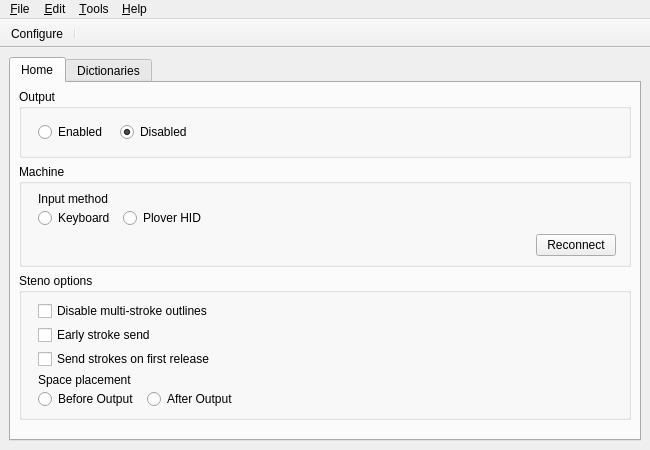
<?xml version="1.0" encoding="UTF-8"?>
<ui version="4.0">
 <class>MainWindow</class>
 <widget class="QMainWindow" name="MainWindow">
  <property name="enabled">
   <bool>true</bool>
  </property>
  <property name="geometry">
   <rect>
    <x>0</x>
    <y>0</y>
    <width>650</width>
    <height>450</height>
   </rect>
  </property>
  <property name="minimumSize">
   <size>
    <width>250</width>
    <height>0</height>
   </size>
  </property>
  <property name="windowTitle">
   <string notr="true">Plover</string>
  </property>
  <property name="windowIcon">
   <iconset resource="resources.qrc">
    <normaloff>:/resources/plover.png</normaloff>:/resources/plover.png</iconset>
  </property>
  <widget class="QWidget" name="centralwidget">
   <property name="sizePolicy">
    <sizepolicy hsizetype="MinimumExpanding" vsizetype="MinimumExpanding">
     <horstretch>0</horstretch>
     <verstretch>0</verstretch>
    </sizepolicy>
   </property>
   <property name="minimumSize">
    <size>
     <width>0</width>
     <height>0</height>
    </size>
   </property>
   <layout class="QGridLayout" name="gridLayout">
    <item row="0" column="0">
     <widget class="QTabWidget" name="mainTabs">
      <widget class="QWidget" name="homeTab">
       <attribute name="title">
        <string>Home</string>
       </attribute>
       <layout class="QVBoxLayout" name="homeLayout">
        <property name="spacing">
         <number>6</number>
        </property>
        <property name="leftMargin">
         <number>8</number>
        </property>
        <property name="topMargin">
         <number>6</number>
        </property>
        <property name="rightMargin">
         <number>8</number>
        </property>
        <property name="bottomMargin">
         <number>6</number>
        </property>
        <item>
         <widget class="QGroupBox" name="outputGroup">
          <property name="title">
           <string>Output</string>
          </property>
          <layout class="QHBoxLayout" name="outputGroupLayout">
           <property name="spacing">
            <number>12</number>
           </property>
           <property name="leftMargin">
            <number>16</number>
           </property>
           <property name="topMargin">
            <number>8</number>
           </property>
           <property name="rightMargin">
            <number>12</number>
           </property>
           <property name="bottomMargin">
            <number>8</number>
           </property>
           <item>
            <widget class="QRadioButton" name="output_enable">
             <property name="sizePolicy">
              <sizepolicy hsizetype="Maximum" vsizetype="Fixed">
               <horstretch>0</horstretch>
               <verstretch>0</verstretch>
              </sizepolicy>
             </property>
             <property name="minimumSize">
              <size>
               <width>0</width>
               <height>30</height>
              </size>
             </property>
             <property name="text">
              <string>Enabled</string>
             </property>
            </widget>
           </item>
           <item>
            <widget class="QRadioButton" name="output_disable">
             <property name="sizePolicy">
              <sizepolicy hsizetype="Maximum" vsizetype="Fixed">
               <horstretch>0</horstretch>
               <verstretch>0</verstretch>
              </sizepolicy>
             </property>
             <property name="minimumSize">
              <size>
               <width>0</width>
               <height>30</height>
              </size>
             </property>
             <property name="text">
              <string>Disabled</string>
             </property>
             <property name="checked">
              <bool>true</bool>
             </property>
            </widget>
           </item>
           <item>
            <spacer name="outputChoicesSpacer">
             <property name="orientation">
              <enum>Qt::Orientation::Horizontal</enum>
             </property>
             <property name="sizeType">
              <enum>QSizePolicy::Policy::Expanding</enum>
             </property>
             <property name="sizeHint" stdset="0">
              <size>
               <width>0</width>
               <height>0</height>
              </size>
             </property>
            </spacer>
           </item>
          </layout>
         </widget>
        </item>
        <item>
         <widget class="QGroupBox" name="machineGroup">
          <property name="title">
           <string>Machine</string>
          </property>
          <layout class="QVBoxLayout" name="machineGroupLayout">
           <property name="spacing">
            <number>6</number>
           </property>
           <property name="leftMargin">
            <number>16</number>
           </property>
           <property name="topMargin">
            <number>8</number>
           </property>
           <property name="rightMargin">
            <number>12</number>
           </property>
           <property name="bottomMargin">
            <number>8</number>
           </property>
           <item>
            <widget class="QWidget" name="inputMethodRow" native="true">
             <layout class="QVBoxLayout" name="inputMethodRowLayout">
              <property name="spacing">
               <number>2</number>
              </property>
              <property name="leftMargin">
               <number>0</number>
              </property>
              <property name="topMargin">
               <number>0</number>
              </property>
              <property name="rightMargin">
               <number>0</number>
              </property>
              <property name="bottomMargin">
               <number>0</number>
              </property>
              <item>
               <widget class="QLabel" name="inputMethodLabel">
                <property name="text">
                 <string>Input method</string>
                </property>
                <property name="buddy">
                 <cstring>input_method_keyboard</cstring>
                </property>
               </widget>
              </item>
              <item>
               <widget class="QWidget" name="inputMethodChoices" native="true">
                <layout class="QHBoxLayout" name="inputMethodChoicesLayout">
                 <property name="spacing">
                  <number>8</number>
                 </property>
                 <property name="leftMargin">
                  <number>0</number>
                 </property>
                 <property name="topMargin">
                  <number>0</number>
                 </property>
                 <property name="rightMargin">
                  <number>0</number>
                 </property>
                 <property name="bottomMargin">
                  <number>0</number>
                 </property>
                 <item>
                  <widget class="QRadioButton" name="input_method_keyboard">
                   <property name="sizePolicy">
                    <sizepolicy hsizetype="Maximum" vsizetype="Fixed">
                     <horstretch>0</horstretch>
                     <verstretch>0</verstretch>
                    </sizepolicy>
                   </property>
                   <property name="text">
                    <string>Keyboard</string>
                   </property>
                  </widget>
                 </item>
                 <item>
                  <widget class="QRadioButton" name="input_method_plover_hid">
                   <property name="sizePolicy">
                    <sizepolicy hsizetype="Maximum" vsizetype="Fixed">
                     <horstretch>0</horstretch>
                     <verstretch>0</verstretch>
                    </sizepolicy>
                   </property>
                   <property name="text">
                    <string>Plover HID</string>
                   </property>
                  </widget>
                 </item>
                 <item>
                  <spacer name="inputMethodChoicesSpacer">
                   <property name="orientation">
                    <enum>Qt::Orientation::Horizontal</enum>
                   </property>
                   <property name="sizeType">
                    <enum>QSizePolicy::Policy::Expanding</enum>
                   </property>
                   <property name="sizeHint" stdset="0">
                    <size>
                     <width>0</width>
                     <height>0</height>
                    </size>
                   </property>
                  </spacer>
                 </item>
                </layout>
               </widget>
              </item>
             </layout>
            </widget>
           </item>
           <item>
            <widget class="QWidget" name="machineStatusRow" native="true">
             <layout class="QHBoxLayout" name="machineStatusRowLayout">
              <property name="spacing">
               <number>8</number>
              </property>
              <property name="leftMargin">
               <number>0</number>
              </property>
              <property name="topMargin">
               <number>0</number>
              </property>
              <property name="rightMargin">
               <number>0</number>
              </property>
              <property name="bottomMargin">
               <number>0</number>
              </property>
              <item>
               <widget class="QLabel" name="machine_state">
                <property name="accessibleName">
                 <string>State</string>
                </property>
                <property name="accessibleDescription">
                 <string>Connection state for the current machine.</string>
                </property>
                <property name="text">
                 <string/>
                </property>
               </widget>
              </item>
              <item>
               <widget class="QPushButton" name="reconnect_button">
                <property name="sizePolicy">
                 <sizepolicy hsizetype="Maximum" vsizetype="Fixed">
                  <horstretch>0</horstretch>
                  <verstretch>0</verstretch>
                 </sizepolicy>
                </property>
                <property name="toolTip">
                 <string>Disconnect and reconnect the machine.</string>
                </property>
                <property name="accessibleName">
                 <string>Reconnect</string>
                </property>
                <property name="accessibleDescription">
                 <string>Disconnect and reconnect the machine.</string>
                </property>
                <property name="text">
                 <string>Reconnect</string>
                </property>
                <property name="icon">
                 <iconset resource="resources.qrc">
                  <normaloff>:/resources/reconnect.svg</normaloff>:/resources/reconnect.svg</iconset>
                </property>
               </widget>
              </item>
             </layout>
            </widget>
           </item>
          </layout>
         </widget>
        </item>
        <item>
         <widget class="QGroupBox" name="stenoOptionsGroup">
          <property name="title">
           <string>Steno options</string>
          </property>
          <layout class="QVBoxLayout" name="stenoOptionsLayout">
           <property name="spacing">
            <number>4</number>
           </property>
           <property name="leftMargin">
            <number>16</number>
           </property>
           <property name="topMargin">
            <number>8</number>
           </property>
           <property name="rightMargin">
            <number>12</number>
           </property>
           <property name="bottomMargin">
            <number>8</number>
           </property>
           <item>
            <widget class="QCheckBox" name="disable_multistroke_outlines">
             <property name="toolTip">
              <string>Do not combine consecutive strokes to match multi-stroke dictionary entries.</string>
             </property>
             <property name="text">
              <string>Disable multi-stroke outlines</string>
             </property>
            </widget>
           </item>
           <item>
            <widget class="QCheckBox" name="early_stroke_send">
             <property name="toolTip">
              <string>Send a stroke as soon as its keys are pressed.</string>
             </property>
             <property name="text">
              <string>Early stroke send</string>
             </property>
            </widget>
           </item>
           <item>
            <widget class="QCheckBox" name="first_up_chord_send">
             <property name="toolTip">
              <string>Send the chord when the first key is released.</string>
             </property>
             <property name="text">
              <string>Send strokes on first release</string>
             </property>
            </widget>
           </item>
           <item>
            <widget class="QWidget" name="spacePlacementRow" native="true">
             <layout class="QVBoxLayout" name="spacePlacementRowLayout">
              <property name="spacing">
               <number>2</number>
              </property>
              <property name="leftMargin">
               <number>0</number>
              </property>
              <property name="topMargin">
               <number>0</number>
              </property>
              <property name="rightMargin">
               <number>0</number>
              </property>
              <property name="bottomMargin">
               <number>0</number>
              </property>
              <item>
               <widget class="QLabel" name="spacePlacementLabel">
                <property name="text">
                 <string>Space placement</string>
                </property>
                <property name="buddy">
                 <cstring>space_before_output</cstring>
                </property>
               </widget>
              </item>
              <item>
               <widget class="QWidget" name="spacePlacementChoices" native="true">
                <layout class="QHBoxLayout" name="spacePlacementChoicesLayout">
                 <property name="spacing">
                  <number>8</number>
                 </property>
                 <property name="leftMargin">
                  <number>0</number>
                 </property>
                 <property name="topMargin">
                  <number>0</number>
                 </property>
                 <property name="rightMargin">
                  <number>0</number>
                 </property>
                 <property name="bottomMargin">
                  <number>0</number>
                 </property>
                 <item>
                  <widget class="QRadioButton" name="space_before_output">
                   <property name="sizePolicy">
                    <sizepolicy hsizetype="Maximum" vsizetype="Fixed">
                     <horstretch>0</horstretch>
                     <verstretch>0</verstretch>
                    </sizepolicy>
                   </property>
                   <property name="text">
                    <string>Before Output</string>
                   </property>
                  </widget>
                 </item>
                 <item>
                  <widget class="QRadioButton" name="space_after_output">
                   <property name="sizePolicy">
                    <sizepolicy hsizetype="Maximum" vsizetype="Fixed">
                     <horstretch>0</horstretch>
                     <verstretch>0</verstretch>
                    </sizepolicy>
                   </property>
                   <property name="text">
                    <string>After Output</string>
                   </property>
                  </widget>
                 </item>
                 <item>
                  <spacer name="spacePlacementChoicesSpacer">
                   <property name="orientation">
                    <enum>Qt::Orientation::Horizontal</enum>
                   </property>
                   <property name="sizeType">
                    <enum>QSizePolicy::Policy::Expanding</enum>
                   </property>
                   <property name="sizeHint" stdset="0">
                    <size>
                     <width>0</width>
                     <height>0</height>
                    </size>
                   </property>
                  </spacer>
                 </item>
                </layout>
               </widget>
              </item>
             </layout>
            </widget>
           </item>
          </layout>
         </widget>
        </item>
        <item>
         <spacer name="homeBottomSpacer">
          <property name="orientation">
           <enum>Qt::Orientation::Vertical</enum>
          </property>
          <property name="sizeHint" stdset="0">
           <size>
            <width>0</width>
            <height>0</height>
           </size>
          </property>
         </spacer>
        </item>
       </layout>
      </widget>
      <widget class="QWidget" name="dictionariesTab">
       <attribute name="title">
        <string>Dictionaries</string>
       </attribute>
       <layout class="QVBoxLayout" name="dictionariesLayout">
        <item>
         <widget class="DictionariesWidget" name="dictionaries" native="true"/>
        </item>
       </layout>
      </widget>
     </widget>
    </item>
   </layout>
  </widget>
  <widget class="QMenuBar" name="menubar">
   <widget class="QMenu" name="menu_File">
    <property name="title">
     <string>&amp;File</string>
    </property>
    <addaction name="action_ToggleOutput"/>
    <addaction name="action_Reconnect"/>
    <addaction name="separator"/>
    <addaction name="action_Configure"/>
    <addaction name="action_OpenConfigFolder"/>
    <addaction name="separator"/>
    <addaction name="action_Show"/>
    <addaction name="action_Quit"/>
   </widget>
   <widget class="QMenu" name="menu_Tools">
    <property name="title">
     <string>&amp;Tools</string>
    </property>
   </widget>
   <widget class="QMenu" name="menu_Help">
    <property name="title">
     <string>&amp;Help</string>
    </property>
    <addaction name="action_About"/>
   </widget>
   <widget class="QMenu" name="menu_Edit">
    <property name="title">
     <string>&amp;Edit</string>
    </property>
   </widget>
   <addaction name="menu_File"/>
   <addaction name="menu_Edit"/>
   <addaction name="menu_Tools"/>
   <addaction name="menu_Help"/>
  </widget>
  <widget class="QToolBar" name="toolbar">
   <property name="windowTitle">
    <string>Plover: Toolbar</string>
   </property>
   <property name="movable">
    <bool>false</bool>
   </property>
   <property name="toolButtonStyle">
    <enum>Qt::ToolButtonTextUnderIcon</enum>
   </property>
   <property name="floatable">
    <bool>false</bool>
   </property>
   <attribute name="toolBarArea">
    <enum>TopToolBarArea</enum>
   </attribute>
   <attribute name="toolBarBreak">
    <bool>false</bool>
   </attribute>
   <addaction name="action_Configure"/>
   <addaction name="separator"/>
  </widget>
  <action name="action_Quit">
   <property name="text">
    <string>&amp;Quit Plover</string>
   </property>
   <property name="toolTip">
    <string>Quit the application.</string>
   </property>
   <property name="shortcut">
    <string>Ctrl+Q</string>
   </property>
  </action>
  <action name="action_Configure">
   <property name="icon">
    <iconset resource="resources.qrc">
     <normaloff>:/resources/settings.svg</normaloff>:/resources/settings.svg</iconset>
   </property>
   <property name="text">
    <string>&amp;Configure</string>
   </property>
   <property name="toolTip">
    <string>Open the configuration dialog.</string>
   </property>
   <property name="shortcut">
    <string>Ctrl+,</string>
   </property>
  </action>
  <action name="action_OpenConfigFolder">
   <property name="icon">
    <iconset resource="resources.qrc">
     <normaloff>:/resources/folder.svg</normaloff>:/resources/folder.svg</iconset>
   </property>
   <property name="text">
    <string>Open config &amp;folder</string>
   </property>
   <property name="toolTip">
    <string>Open the configuration folder.</string>
   </property>
  </action>
  <action name="action_About">
   <property name="text">
    <string>&amp;About</string>
   </property>
   <property name="toolTip">
    <string>Open the about dialog.</string>
   </property>
  </action>
  <action name="action_Reconnect">
   <property name="icon">
    <iconset resource="resources.qrc">
     <normaloff>:/resources/reconnect.svg</normaloff>:/resources/reconnect.svg</iconset>
   </property>
   <property name="text">
    <string>&amp;Reconnect machine</string>
   </property>
   <property name="toolTip">
    <string>Disconnect and reconnect the machine.</string>
   </property>
   <property name="shortcut">
    <string>Ctrl+R</string>
   </property>
  </action>
  <action name="action_Show">
   <property name="text">
    <string>&amp;Show</string>
   </property>
   <property name="toolTip">
    <string>Show the main window.</string>
   </property>
  </action>
  <action name="action_ToggleOutput">
   <property name="checkable">
    <bool>true</bool>
   </property>
   <property name="text">
    <string>Toggle &amp;output</string>
   </property>
   <property name="toolTip">
    <string>Toggle the output.</string>
   </property>
   <property name="shortcut">
    <string>Ctrl+.</string>
   </property>
  </action>
 </widget>
 <customwidgets>
  <customwidget>
   <class>DictionariesWidget</class>
   <extends>QWidget</extends>
   <header>plover.gui_qt.dictionaries_widget</header>
   <container>1</container>
  </customwidget>
 </customwidgets>
 <tabstops>
  <tabstop>output_enable</tabstop>
  <tabstop>output_disable</tabstop>
  <tabstop>input_method_keyboard</tabstop>
  <tabstop>input_method_plover_hid</tabstop>
  <tabstop>reconnect_button</tabstop>
  <tabstop>disable_multistroke_outlines</tabstop>
  <tabstop>early_stroke_send</tabstop>
  <tabstop>first_up_chord_send</tabstop>
  <tabstop>space_before_output</tabstop>
  <tabstop>space_after_output</tabstop>
 </tabstops>
 <resources>
  <include location="resources.qrc"/>
 </resources>
 <connections>
  <connection>
   <sender>action_Reconnect</sender>
   <signal>triggered()</signal>
   <receiver>MainWindow</receiver>
   <slot>reconnect()</slot>
   <hints>
    <hint type="sourcelabel">
     <x>-1</x>
     <y>-1</y>
    </hint>
    <hint type="destinationlabel">
     <x>399</x>
     <y>299</y>
    </hint>
   </hints>
  </connection>
  <connection>
   <sender>action_Configure</sender>
   <signal>triggered()</signal>
   <receiver>MainWindow</receiver>
   <slot>configure()</slot>
   <hints>
    <hint type="sourcelabel">
     <x>-1</x>
     <y>-1</y>
    </hint>
    <hint type="destinationlabel">
     <x>140</x>
     <y>57</y>
    </hint>
   </hints>
  </connection>
  <connection>
   <sender>action_OpenConfigFolder</sender>
   <signal>triggered()</signal>
   <receiver>MainWindow</receiver>
   <slot>open_config_folder()</slot>
   <hints>
    <hint type="sourcelabel">
     <x>-1</x>
     <y>-1</y>
    </hint>
    <hint type="destinationlabel">
     <x>140</x>
     <y>57</y>
    </hint>
   </hints>
  </connection>
  <connection>
   <sender>action_Show</sender>
   <signal>triggered()</signal>
   <receiver>MainWindow</receiver>
   <slot>show_window()</slot>
   <hints>
    <hint type="sourcelabel">
     <x>-1</x>
     <y>-1</y>
    </hint>
    <hint type="destinationlabel">
     <x>124</x>
     <y>46</y>
    </hint>
   </hints>
  </connection>
  <connection>
   <sender>action_ToggleOutput</sender>
   <signal>triggered(bool)</signal>
   <receiver>MainWindow</receiver>
   <slot>toggle_output(bool)</slot>
   <hints>
    <hint type="sourcelabel">
     <x>-1</x>
     <y>-1</y>
    </hint>
    <hint type="destinationlabel">
     <x>124</x>
     <y>61</y>
    </hint>
   </hints>
  </connection>
  <connection>
   <sender>action_About</sender>
   <signal>triggered()</signal>
   <receiver>MainWindow</receiver>
   <slot>open_about_dialog()</slot>
   <hints>
    <hint type="sourcelabel">
     <x>-1</x>
     <y>-1</y>
    </hint>
    <hint type="destinationlabel">
     <x>128</x>
     <y>61</y>
    </hint>
   </hints>
  </connection>
  <connection>
   <sender>output_disable</sender>
   <signal>clicked()</signal>
   <receiver>MainWindow</receiver>
   <slot>disable_output()</slot>
   <hints>
    <hint type="sourcelabel">
     <x>248</x>
     <y>139</y>
    </hint>
    <hint type="destinationlabel">
     <x>154</x>
     <y>159</y>
    </hint>
   </hints>
  </connection>
  <connection>
   <sender>output_enable</sender>
   <signal>clicked()</signal>
   <receiver>MainWindow</receiver>
   <slot>enable_output()</slot>
   <hints>
    <hint type="sourcelabel">
     <x>248</x>
     <y>114</y>
    </hint>
    <hint type="destinationlabel">
     <x>154</x>
     <y>159</y>
    </hint>
   </hints>
  </connection>
  <connection>
   <sender>reconnect_button</sender>
   <signal>clicked()</signal>
   <receiver>MainWindow</receiver>
   <slot>reconnect()</slot>
   <hints>
    <hint type="sourcelabel">
     <x>171</x>
     <y>143</y>
    </hint>
    <hint type="destinationlabel">
     <x>154</x>
     <y>159</y>
    </hint>
   </hints>
  </connection>
 </connections>
 <slots>
  <slot>reconnect()</slot>
  <slot>configure()</slot>
  <slot>open_config_folder()</slot>
  <slot>quit_application()</slot>
  <slot>toggle_output(bool)</slot>
  <slot>open_about_dialog()</slot>
  <slot>enable_output()</slot>
  <slot>disable_output()</slot>
 </slots>
</ui>
